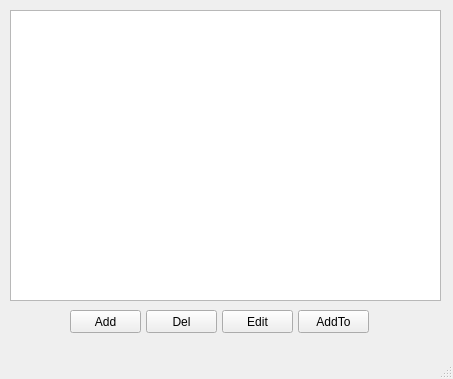
<?xml version="1.0" encoding="UTF-8"?>
<ui version="4.0">
 <class>MainWindow</class>
 <widget class="QMainWindow" name="MainWindow">
  <property name="geometry">
   <rect>
    <x>0</x>
    <y>0</y>
    <width>453</width>
    <height>379</height>
   </rect>
  </property>
  <property name="windowTitle">
   <string>MainWindow</string>
  </property>
  <widget class="QWidget" name="centralwidget">
   <widget class="QTableView" name="tableView">
    <property name="geometry">
     <rect>
      <x>10</x>
      <y>10</y>
      <width>431</width>
      <height>291</height>
     </rect>
    </property>
   </widget>
   <widget class="QPushButton" name="pushButton_2">
    <property name="geometry">
     <rect>
      <x>222</x>
      <y>310</y>
      <width>71</width>
      <height>23</height>
     </rect>
    </property>
    <property name="text">
     <string>Edit</string>
    </property>
   </widget>
   <widget class="QPushButton" name="pushButton_3">
    <property name="geometry">
     <rect>
      <x>146</x>
      <y>310</y>
      <width>71</width>
      <height>23</height>
     </rect>
    </property>
    <property name="text">
     <string>Del</string>
    </property>
   </widget>
   <widget class="QPushButton" name="pushButton_4">
    <property name="geometry">
     <rect>
      <x>298</x>
      <y>310</y>
      <width>71</width>
      <height>23</height>
     </rect>
    </property>
    <property name="text">
     <string>AddTo</string>
    </property>
   </widget>
   <widget class="QPushButton" name="pushButton">
    <property name="geometry">
     <rect>
      <x>70</x>
      <y>310</y>
      <width>71</width>
      <height>23</height>
     </rect>
    </property>
    <property name="text">
     <string>Add</string>
    </property>
   </widget>
  </widget>
  <widget class="QMenuBar" name="menubar">
   <property name="geometry">
    <rect>
     <x>0</x>
     <y>0</y>
     <width>453</width>
     <height>21</height>
    </rect>
   </property>
  </widget>
  <widget class="QStatusBar" name="statusbar"/>
 </widget>
 <resources/>
 <connections/>
</ui>
